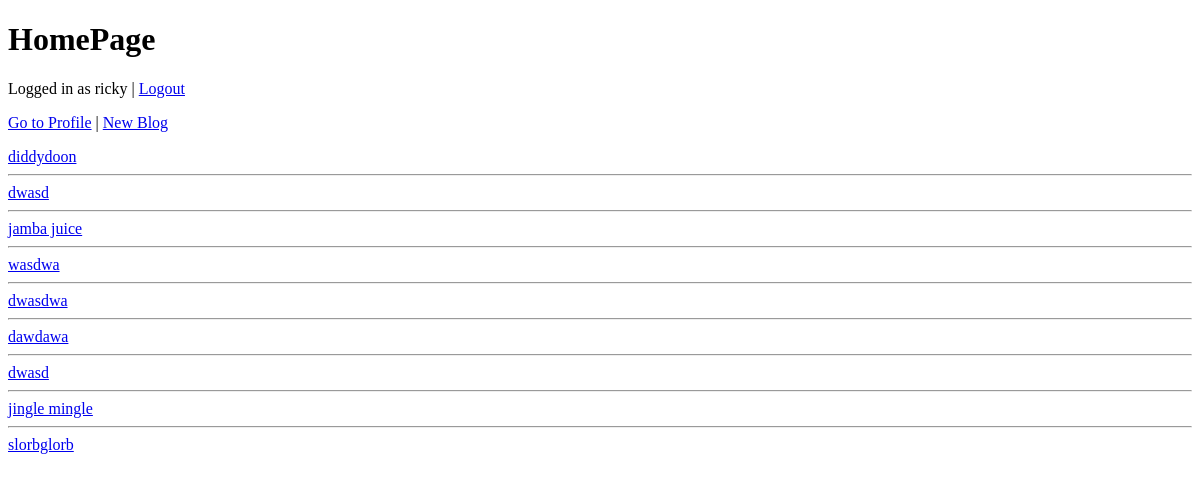
Page /homepage (signed in) on the earlier database version.
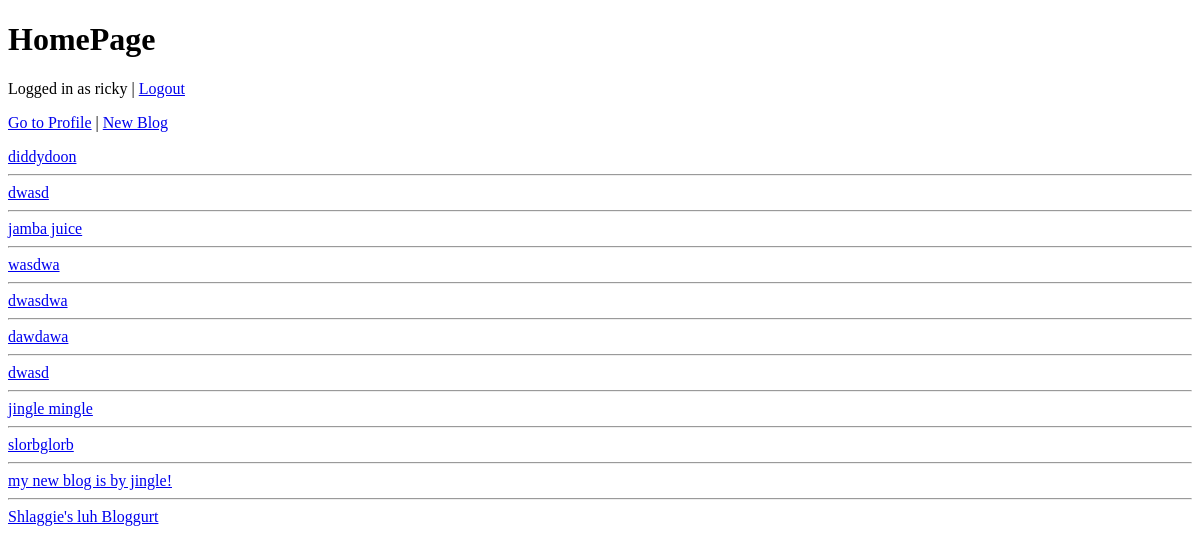
Same page on the later database version.
### tables this page shows
CREATE TABLE page (link TEXT, name TEXT, content TEXT, author TEXT DEFAULT 'anonymous');

### __init__.py (the view)
@app.route("/homepage")
def homepage():
    if "username" not in session:
        return redirect(url_for("login"))
    pages = get_all_pages()  # Fetch pages from DB
    return render_template("homepage.html", username=session["username"], pages=pages)

### __init__.py (called while the page is built)
def get_all_pages():
    db = sqlite3.connect(DB_FILE)
    c = db.cursor()
    c.execute("SELECT * FROM page")
    pages = c.fetchall()
    db.close()
    return pages

### templates/homepage.html (shortened to what this page needs)
<!DOCTYPE html>
<html>
<head>
</head>
<body>
<h1>HomePage</h1>
<p>Logged in as {{ username }} | <a href="/logout">Logout</a></p>
<p>
    <a href="/profile">Go to Profile</a> |
    <a href="/newpage">New Blog</a>
</p>
{% if pages %}
    {% for link, name, content, author in pages %}
        <div>
            <a href="/page/{{ link }}">{{ name }}</a>
        </div>
        {% if not loop.last %}
            <hr>
        {% endif %}
    {% endfor %}
{% else %}
    <p>No pages yet</p>
{% endif %}
</body>
</html>

Differences in the rows shown:
added page: name "my new blog is by jingle!"
added page: name "Shlaggie's luh Bloggurt"
